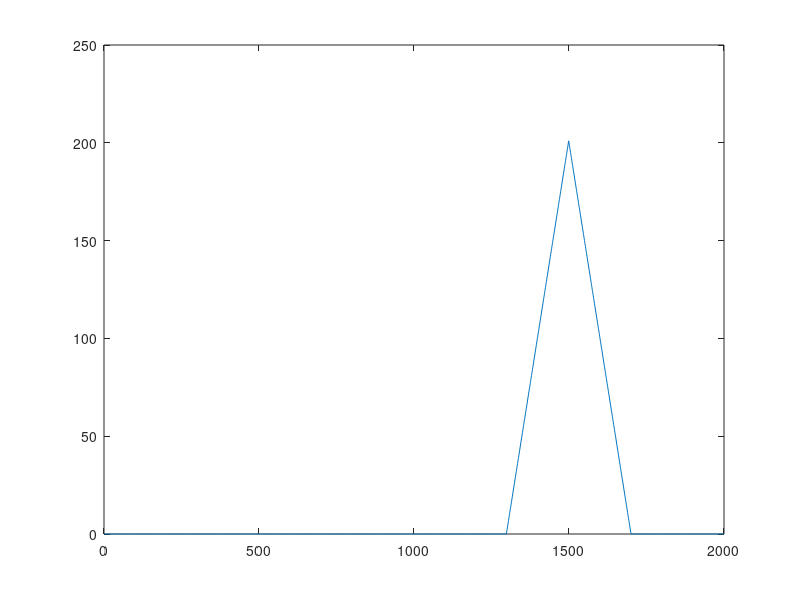

The MATLAB source for this figure:
%mp3_vig.m

%q1.1
x = zeros(1000,1); x(650:850) = 1;
plot(x)

%q1.2
c = conv(x,x);
sprintf('The length of c %d',length(c))

%q1.3
plot(c)

%q1.4
%{
    The Shape of x convolved with itself is a triangle. 
%}